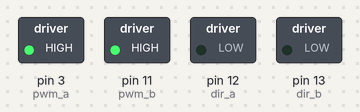
The sketch below on a simulated Arduino Uno, built with avr-gcc and run on an emulated ATmega328P. Parts: switched loads named in the sketch (green lamp = pin HIGH).

Above: at 0.1 s.
Timing chart, 0 to 1.6 s (numbered marks = the images above):
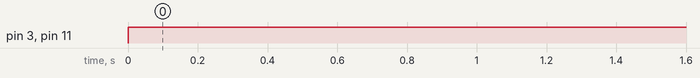

The sketch:

driveMotors.ino
```cpp
/*
  10-5-10
  Pete Dokter
  SparkFun Electronics

  This is an example sketch for Arduino that shows very basically how to control an Ardumoto
  motor driver shield with a 5V Arduino controller board (3.3V may work, but it's out of spec
  for the L298 H-bridge logic, so no promises). If you're plugging the Ardumoto into an
  Arduino Duemilanove or similar, all the connections are done for you and you can just rewrite
  the examples in this code to your liking.

  Changed to reflect a new board revision...
*/


//int pwm_a = 10;  //PWM control for motor outputs 1 and 2 is on digital pin 10
int pwm_a = 3;  //PWM control for motor outputs 1 and 2 is on digital pin 3
int pwm_b = 11;  //PWM control for motor outputs 3 and 4 is on digital pin 11
int dir_a = 12;  //direction control for motor outputs 1 and 2 is on digital pin 12
int dir_b = 13;  //direction control for motor outputs 3 and 4 is on digital pin 13
int controlPin = 2; //control pin for on/off onboard switch

void setup()
{
  Serial.begin(9600);
  pinMode(pwm_a, OUTPUT);  //Set control pins to be outputs
  pinMode(pwm_b, OUTPUT);
  pinMode(dir_a, OUTPUT);
  pinMode(dir_b, OUTPUT);
  pinMode(controlPin, INPUT_PULLUP);

  //analogWrite(pwm_a, 100);  //set both motors to run at (100/255 = 39)% duty cycle (slow)
  //analogWrite(pwm_b, 100);

}

void loop()
{
//  int controlVal = digitalRead(controlPin);
//  if( controlVal == 1 ){
  digitalWrite(dir_a, LOW);  //Set motor direction, 1 low, 2 high
  digitalWrite(dir_b, LOW);  //Set motor direction, 3 high, 4 low

  //delay(1000);

  analogWrite(pwm_a, 255);  //set both motors to run at 100% duty cycle (fast)
  analogWrite(pwm_b, 255);

  //delay(1000);
//  }
//  else {
//     analogWrite(pwm_a, 0);
//     analogWrite(pwm_b, 0);
//  }
//digitalWrite(dir_a, HIGH);  //Reverse motor direction, 1 high, 2 low
//  digitalWrite(dir_b, HIGH);  //Reverse motor direction, 3 low, 4 high
//
//  delay(1000);
//
//  analogWrite(pwm_a, 100);  //set both motors to run at (100/255 = 39)% duty cycle
//  analogWrite(pwm_b, 100);
//
//  delay(1000);
}
```

Measured:
- by itself, pin 3 (pwm_a), pin 11 (pwm_b): LOW → HIGH at 0.00 s
